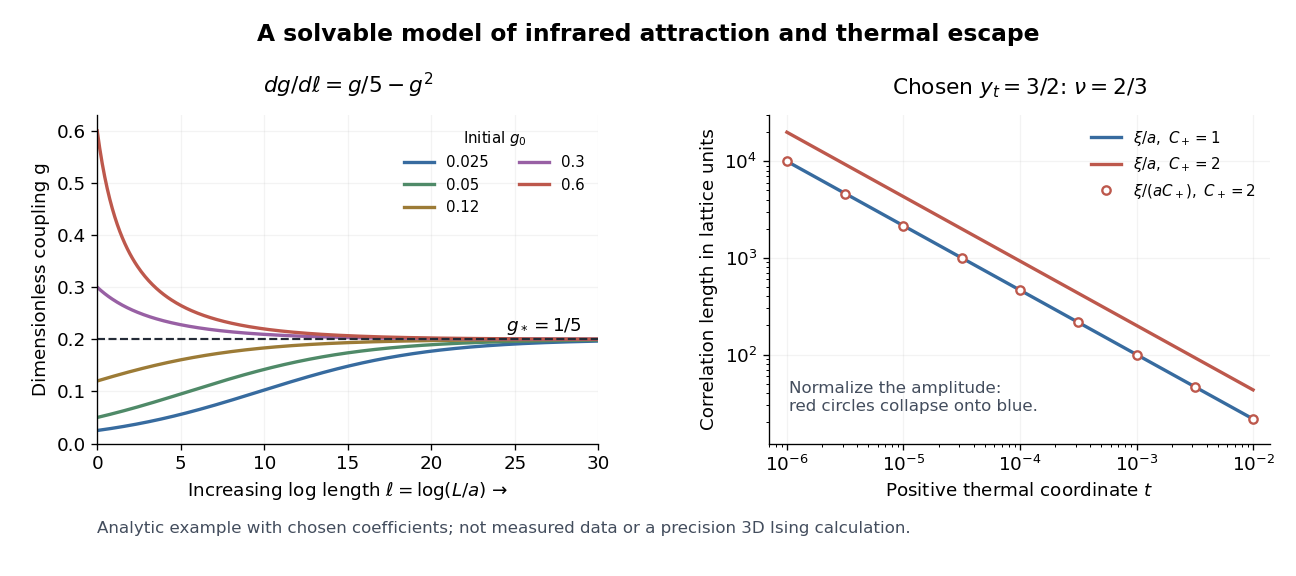

Here is the Python script that generated this plot:
"""An analytic infrared-flow and correlation-length scaling example.
Tested on Python 3.14, NumPy 2.3.5, Matplotlib 3.10.7; no SciPy.
Run from _media to emit this script's basename as PNG.
"""
from pathlib import Path

import matplotlib.pyplot as plt
import numpy as np

EPSILON = 0.2
THERMAL_EIGENVALUE = 1.5


def flow(ell, g0):
    return EPSILON / (1 + (EPSILON/g0 - 1)*np.exp(-EPSILON*np.asarray(ell)))


def correlation_length(t, amplitude=1):
    return amplitude*np.abs(np.asarray(t))**(-1/THERMAL_EIGENVALUE)


def checks():
    ell = np.linspace(0, 30, 301)
    h = 1e-4
    residuals = []
    for g0 in (.025, .05, .12, .3, .6):
        g = flow(ell, g0)
        derivative = (flow(ell+h, g0)-flow(ell-h, g0))/(2*h)
        residuals.append(float(np.max(np.abs(derivative-(EPSILON*g-g*g)))))
        assert np.all(g >= min(g0, EPSILON)-1e-14)
        assert np.all(g <= max(g0, EPSILON)+1e-14)
    assert max(residuals) < 2e-9
    assert np.isclose(flow(np.log(1024), .05), 4/35)
    assert np.isclose(flow(np.log(1024), .6), 6/25)
    t = np.geomspace(1e-6, 1e-2, 81)
    scaling_residual = 0.0
    for b in (2., 4., 10.):
        for amplitude in (1., 2.):
            lhs = correlation_length(t, amplitude)
            rhs = b*correlation_length(b**THERMAL_EIGENVALUE*t, amplitude)
            scaling_residual = max(scaling_residual, float(np.max(np.abs(rhs/lhs-1))))
    assert scaling_residual < 2e-14
    slope = float(np.polyfit(np.log(t), np.log(correlation_length(t)), 1)[0])
    assert abs(slope + 2/3) < 1e-13
    return {"flow_derivative_max_residual": max(residuals),
            "correlation_scaling_max_relative_residual": scaling_residual,
            "log_slope": slope, "eigenvalues": [-EPSILON, THERMAL_EIGENVALUE]}


def main():
    print(checks())
    plt.rcParams.update({"font.size": 11, "font.family": "DejaVu Sans"})
    fig, axes = plt.subplots(1, 2, figsize=(10.8, 4.8), facecolor="white")
    fig.subplots_adjust(left=.075, right=.98, bottom=.23, top=.80, wspace=.34)
    ell = np.linspace(0, 30, 400)
    colors = ["#376b9f", "#4f8a68", "#9c7b36", "#9860a4", "#bd584c"]
    for g0, color in zip((.025, .05, .12, .3, .6), colors):
        axes[0].plot(ell, flow(ell, g0), color=color, lw=2, label=f"{g0:g}")
    axes[0].axhline(EPSILON, color="#242b37", ls="--", lw=1.3)
    axes[0].text(29, .215, r"$g_*=1/5$", ha="right", fontsize=11)
    axes[0].set(xlabel=r"Increasing log length $\ell=\log(L/a)$ →",
                ylabel="Dimensionless coupling g", xlim=(0, 30), ylim=(0, .63))
    axes[0].legend(title=r"Initial $g_0$", fontsize=9, title_fontsize=9,
                   loc="upper right", frameon=False, ncol=2)
    axes[0].set_title(r"$dg/d\ell=g/5-g^2$", pad=13, fontsize=13)
    t = np.geomspace(1e-6, 1e-2, 120)
    ax = axes[1]
    ax.loglog(t, correlation_length(t), lw=2, color="#376b9f", label=r"$\xi/a,\ C_+=1$")
    ax.loglog(t, correlation_length(t, 2), lw=2, color="#bd584c", label=r"$\xi/a,\ C_+=2$")
    selected = np.geomspace(1e-6, 1e-2, 9)
    ax.loglog(selected, correlation_length(selected, 2)/2, "o", ms=5,
              mfc="white", mec="#bd584c", mew=1.4, label=r"$\xi/(aC_+),\ C_+=2$")
    ax.set(xlabel=r"Positive thermal coordinate $t$", ylabel="Correlation length in lattice units",
           xlim=(7e-7, 1.4e-2), ylim=(12, 30000))
    ax.set_title(r"Chosen $y_t=3/2$: $\nu=2/3$", pad=13, fontsize=13)
    ax.legend(fontsize=9, loc="upper right", frameon=False)
    ax.text(.04, .10, "Normalize the amplitude:\nred circles collapse onto blue.",
            transform=ax.transAxes, fontsize=10, color="#434d5d")
    for axis in axes:
        axis.spines[["top", "right"]].set_visible(False)
        axis.grid(alpha=.14)
    fig.suptitle("A solvable model of infrared attraction and thermal escape", fontsize=14, y=.96, weight="bold")
    fig.text(.075, .075, "Analytic example with chosen coefficients; not measured data or a precision 3D Ising calculation.",
             fontsize=10, color="#434d5d")
    fig.savefig(Path(__file__).stem + ".png", dpi=120, facecolor="white", transparent=False)
    plt.close(fig)


if __name__ == "__main__":
    main()
